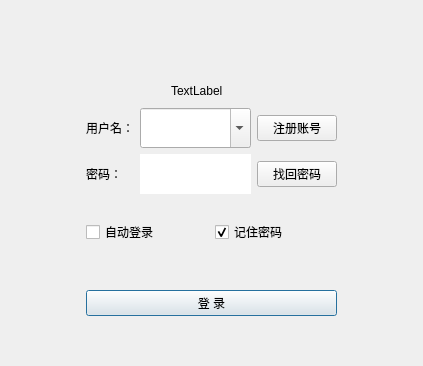
<?xml version="1.0" encoding="UTF-8"?>
<ui version="4.0">
 <class>LoginSystem</class>
 <widget class="QWidget" name="LoginSystem">
  <property name="geometry">
   <rect>
    <x>0</x>
    <y>0</y>
    <width>423</width>
    <height>366</height>
   </rect>
  </property>
  <property name="sizePolicy">
   <sizepolicy hsizetype="Expanding" vsizetype="Expanding">
    <horstretch>0</horstretch>
    <verstretch>0</verstretch>
   </sizepolicy>
  </property>
  <property name="windowTitle">
   <string>LoginSystem</string>
  </property>
  <layout class="QGridLayout" name="gridLayout_2">
   <property name="leftMargin">
    <number>0</number>
   </property>
   <property name="rightMargin">
    <number>0</number>
   </property>
   <property name="bottomMargin">
    <number>0</number>
   </property>
   <item row="0" column="2">
    <spacer name="verticalSpacer_2">
     <property name="orientation">
      <enum>Qt::Vertical</enum>
     </property>
     <property name="sizeType">
      <enum>QSizePolicy::Minimum</enum>
     </property>
     <property name="sizeHint" stdset="0">
      <size>
       <width>20</width>
       <height>70</height>
      </size>
     </property>
    </spacer>
   </item>
   <item row="5" column="2">
    <spacer name="verticalSpacer_3">
     <property name="orientation">
      <enum>Qt::Vertical</enum>
     </property>
     <property name="sizeType">
      <enum>QSizePolicy::Minimum</enum>
     </property>
     <property name="sizeHint" stdset="0">
      <size>
       <width>20</width>
       <height>50</height>
      </size>
     </property>
    </spacer>
   </item>
   <item row="3" column="0">
    <spacer name="horizontalSpacer">
     <property name="orientation">
      <enum>Qt::Horizontal</enum>
     </property>
     <property name="sizeType">
      <enum>QSizePolicy::Minimum</enum>
     </property>
     <property name="sizeHint" stdset="0">
      <size>
       <width>80</width>
       <height>20</height>
      </size>
     </property>
    </spacer>
   </item>
   <item row="3" column="4">
    <spacer name="horizontalSpacer_2">
     <property name="orientation">
      <enum>Qt::Horizontal</enum>
     </property>
     <property name="sizeType">
      <enum>QSizePolicy::Minimum</enum>
     </property>
     <property name="sizeHint" stdset="0">
      <size>
       <width>80</width>
       <height>20</height>
      </size>
     </property>
    </spacer>
   </item>
   <item row="3" column="1" rowspan="2" colspan="3">
    <layout class="QGridLayout" name="gridLayout">
     <property name="sizeConstraint">
      <enum>QLayout::SetDefaultConstraint</enum>
     </property>
     <item row="2" column="0">
      <spacer name="verticalSpacer_5">
       <property name="orientation">
        <enum>Qt::Vertical</enum>
       </property>
       <property name="sizeType">
        <enum>QSizePolicy::Minimum</enum>
       </property>
       <property name="sizeHint" stdset="0">
        <size>
         <width>20</width>
         <height>20</height>
        </size>
       </property>
      </spacer>
     </item>
     <item row="0" column="1">
      <widget class="QComboBox" name="ComUserName">
       <property name="sizePolicy">
        <sizepolicy hsizetype="Expanding" vsizetype="Expanding">
         <horstretch>0</horstretch>
         <verstretch>0</verstretch>
        </sizepolicy>
       </property>
       <property name="minimumSize">
        <size>
         <width>0</width>
         <height>40</height>
        </size>
       </property>
       <property name="font">
        <font>
         <pointsize>12</pointsize>
        </font>
       </property>
       <property name="editable">
        <bool>true</bool>
       </property>
       <property name="frame">
        <bool>true</bool>
       </property>
      </widget>
     </item>
     <item row="0" column="0">
      <widget class="QLabel" name="label">
       <property name="text">
        <string>用户名：</string>
       </property>
      </widget>
     </item>
     <item row="1" column="0">
      <widget class="QLabel" name="label_2">
       <property name="text">
        <string>密码：</string>
       </property>
      </widget>
     </item>
     <item row="4" column="1">
      <spacer name="verticalSpacer">
       <property name="orientation">
        <enum>Qt::Vertical</enum>
       </property>
       <property name="sizeType">
        <enum>QSizePolicy::Minimum</enum>
       </property>
       <property name="sizeHint" stdset="0">
        <size>
         <width>20</width>
         <height>40</height>
        </size>
       </property>
      </spacer>
     </item>
     <item row="1" column="1">
      <widget class="QLineEdit" name="EditPassWd">
       <property name="sizePolicy">
        <sizepolicy hsizetype="Expanding" vsizetype="Expanding">
         <horstretch>0</horstretch>
         <verstretch>0</verstretch>
        </sizepolicy>
       </property>
       <property name="minimumSize">
        <size>
         <width>0</width>
         <height>40</height>
        </size>
       </property>
       <property name="font">
        <font>
         <pointsize>12</pointsize>
        </font>
       </property>
       <property name="frame">
        <bool>false</bool>
       </property>
       <property name="echoMode">
        <enum>QLineEdit::Password</enum>
       </property>
      </widget>
     </item>
     <item row="0" column="2">
      <widget class="QPushButton" name="BtnRegister">
       <property name="text">
        <string>注册账号</string>
       </property>
      </widget>
     </item>
     <item row="1" column="2">
      <widget class="QPushButton" name="BtnBackPassWD">
       <property name="text">
        <string>找回密码</string>
       </property>
      </widget>
     </item>
     <item row="3" column="0" colspan="3">
      <layout class="QHBoxLayout" name="horizontalLayout">
       <item>
        <widget class="QCheckBox" name="CheAutoLogin">
         <property name="text">
          <string>自动登录</string>
         </property>
        </widget>
       </item>
       <item>
        <widget class="QCheckBox" name="CheRemumberPassWD">
         <property name="text">
          <string>记住密码</string>
         </property>
         <property name="checked">
          <bool>true</bool>
         </property>
        </widget>
       </item>
      </layout>
     </item>
     <item row="5" column="0" colspan="3">
      <widget class="QPushButton" name="BtnLogin">
       <property name="text">
        <string>登 录</string>
       </property>
       <property name="shortcut">
        <string>Return, Enter</string>
       </property>
       <property name="default">
        <bool>true</bool>
       </property>
      </widget>
     </item>
    </layout>
   </item>
   <item row="2" column="2">
    <spacer name="verticalSpacer_4">
     <property name="orientation">
      <enum>Qt::Vertical</enum>
     </property>
     <property name="sizeType">
      <enum>QSizePolicy::Expanding</enum>
     </property>
     <property name="sizeHint" stdset="0">
      <size>
       <width>5</width>
       <height>35</height>
      </size>
     </property>
    </spacer>
   </item>
   <item row="1" column="2">
    <widget class="QLabel" name="LabImage">
     <property name="sizePolicy">
      <sizepolicy hsizetype="Preferred" vsizetype="Preferred">
       <horstretch>0</horstretch>
       <verstretch>0</verstretch>
      </sizepolicy>
     </property>
     <property name="text">
      <string>TextLabel</string>
     </property>
    </widget>
   </item>
   <item row="1" column="3" colspan="2">
    <spacer name="horizontalSpacer_4">
     <property name="orientation">
      <enum>Qt::Horizontal</enum>
     </property>
     <property name="sizeType">
      <enum>QSizePolicy::Minimum</enum>
     </property>
     <property name="sizeHint" stdset="0">
      <size>
       <width>103</width>
       <height>20</height>
      </size>
     </property>
    </spacer>
   </item>
   <item row="1" column="0" colspan="2">
    <spacer name="horizontalSpacer_3">
     <property name="orientation">
      <enum>Qt::Horizontal</enum>
     </property>
     <property name="sizeType">
      <enum>QSizePolicy::Minimum</enum>
     </property>
     <property name="sizeHint" stdset="0">
      <size>
       <width>103</width>
       <height>20</height>
      </size>
     </property>
    </spacer>
   </item>
  </layout>
 </widget>
 <layoutdefault spacing="6" margin="11"/>
 <resources/>
 <connections/>
</ui>
